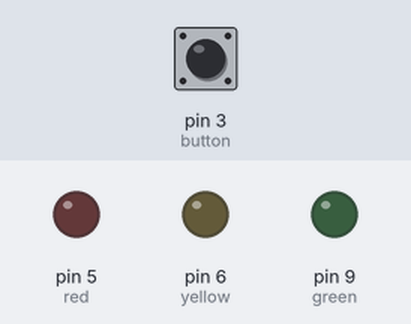
The sketch below on a simulated Arduino Uno, built with avr-gcc and run on an emulated ATmega328P. On the bench: output pins drawn as LEDs (lit = HIGH). Dashed ring = blinking. The test bench sets the inputs (shaded band); at power-on: pin 3 (button) LOW.

Above: at 1.2 s.
1.3 s: pin 3 (button) pulled HIGH for 1 s
At 3.4 s:
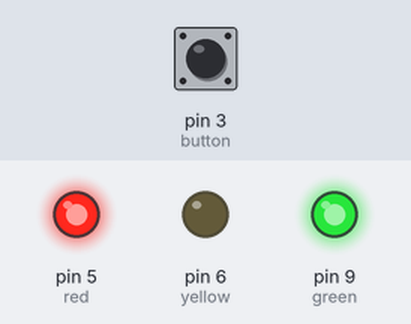
3.8 s: pin 3 (button) pulled HIGH for 0.15 s
At 4.8 s:
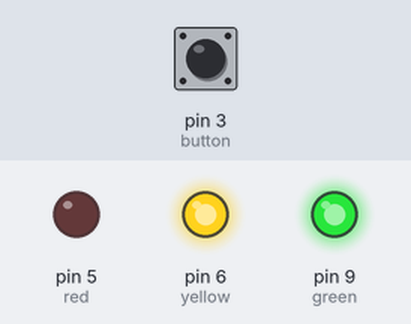
5.4 s: pin 3 (button) pulled HIGH for 0.15 s
At 6.0 s:
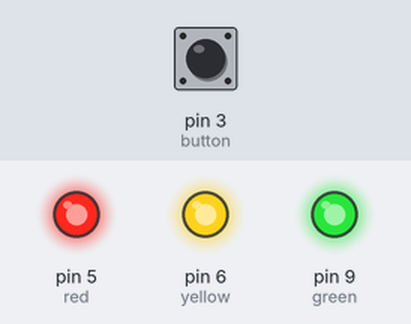
7.0 s: pin 3 (button) pulled HIGH for 3.2 s
At 7.7 s:
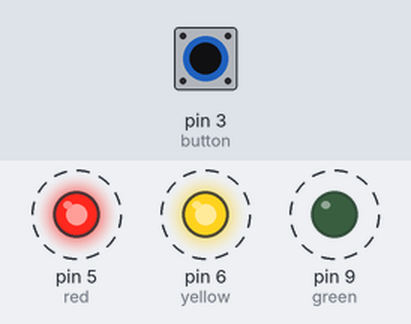
Timing chart, 0 to 11.5 s (numbered marks = the images above; inputs shaded):
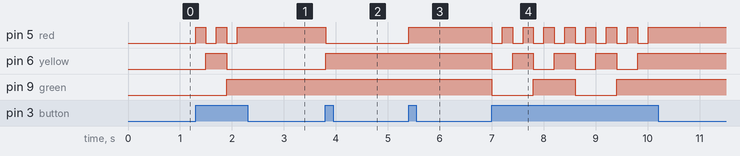

Measured:
- after the input at 1.3 s, pin 5 (red): alternates HIGH for 0.20 s and LOW for 0.20 s, 5 changes in all, then stays HIGH, starting at once; pin 6 (yellow): LOW → HIGH after 0.20 s, → LOW 0.40 s later; pin 9 (green): LOW → HIGH after 0.60 s
- after the input at 3.8 s, pin 5 (red): HIGH → LOW at once; pin 6 (yellow): LOW → HIGH at once
- after the input at 5.4 s, pin 5 (red): LOW → HIGH at once
- after the input at 7.0 s, pin 5 (red): alternates HIGH for 0.20 s and LOW for 0.20 s, 16 changes in all, then stays HIGH, starting at once; pin 6 (yellow): alternates HIGH for 0.40 s and LOW for 0.40 s, 8 changes in all, then stays HIGH, starting at once

The sketch:

Binary_numbers.ino
```cpp
#include <math.h>
const int red = 5;
const int yellow = 6;
const int green = 9;
int button = 3;
int state = 0;
int leds = 3;
int count = 0;

void setup() {
  pinMode(red, OUTPUT);
  pinMode(yellow, OUTPUT);
  pinMode(green, OUTPUT);
  pinMode(button, INPUT);
}

void loop() {
  state = digitalRead(button);
  if (state == HIGH) {
    count = (count + 1) % (int)pow(2,leds); // (int)pow(2,leds)
    int b[3];
    b[0] = count & 1;
    b[1] = (count >> 1) & 1;
    b[2] = (count >> 2) & 1;
    digitalWrite(red, b[0]);
    digitalWrite(yellow, b[1]);
    digitalWrite(green, b[2]);
    delay(200);
  }
}
```
